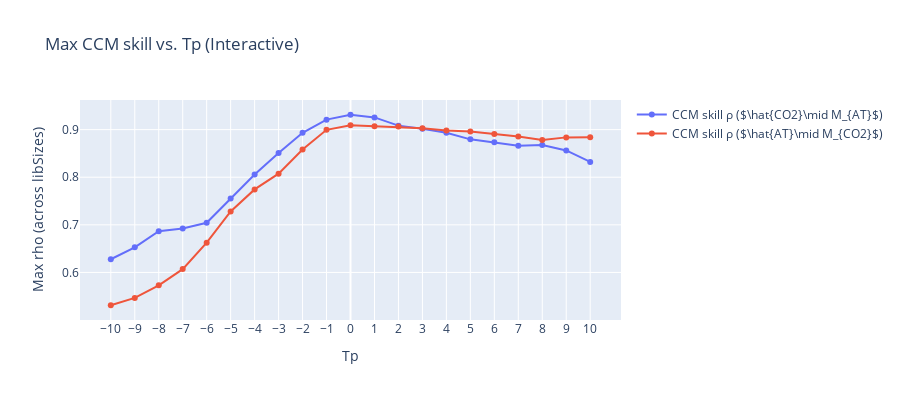

The notebook cell saved with this chart:
### Code cell
from toolbox import ccm_functions as cf
import importlib
importlib.reload(cf)


Tps_list, forward_rhos, reverse_rhos = cf.find_optimal_Tp(
    df_sd      = df_AT,
    df_pre     = df_CO2,
    E          = 4,
    tau        = 3,
    libSizes   = "80 120 160 200 240 280 320 360",
    sample     = 80,
    Tps        = range(-10, 11),
    interactive=True   
)

### Figure 1 — Plotly figure (JSON) as saved in the notebook; plotly's stock layout.template omitted (floating-point values rounded to 4 significant figures)
{"data": [{"mode": "lines+markers", "name": "CCM skill ρ ($\\hat{CO2}\\mid M_{AT}$)", "type": "scatter", "x": [-10, -9, -8, -7, -6, -5, -4, -3, -2, -1, 0, 1, 2, 3, 4, 5, 6, 7, 8, 9, 10], "y": [0.6277, 0.6527, 0.6865, 0.6925, 0.7044, 0.7552, 0.8058, 0.8508, 0.8932, 0.9209, 0.9312, 0.9256, 0.9083, 0.9018, 0.8933, 0.8795, 0.8734, 0.8663, 0.8675, 0.8562, 0.8321]}, {"mode": "lines+markers", "name": "CCM skill ρ ($\\hat{AT}\\mid M_{CO2}$)", "type": "scatter", "x": [-10, -9, -8, -7, -6, -5, -4, -3, -2, -1, 0, 1, 2, 3, 4, 5, 6, 7, 8, 9, 10], "y": [0.5311, 0.5466, 0.5729, 0.607, 0.6624, 0.7282, 0.7744, 0.8074, 0.8582, 0.8995, 0.9092, 0.9073, 0.9064, 0.9029, 0.8981, 0.896, 0.8907, 0.8857, 0.8783, 0.8836, 0.8839]}], "layout": {"height": 400, "title": {"text": "Max CCM skill vs. Tp (Interactive)"}, "width": 900, "xaxis": {"tickmode": "array", "tickvals": [-10, -9, -8, -7, -6, -5, -4, -3, -2, -1, 0, 1, 2, 3, 4, 5, 6, 7, 8, 9, 10], "title": {"text": "Tp"}}, "yaxis": {"title": {"text": "Max rho (across libSizes)"}}}}
